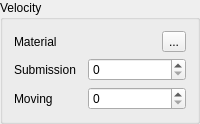
          <widget class="QGroupBox" name="groupVelocity">
           <property name="title">
            <string>Velocity</string>
           </property>
           <layout class="QGridLayout" name="gridLayout_2">
            <item row="1" column="0">
             <widget class="QLabel" name="labelSubmission">
              <property name="text">
               <string>Submission</string>
              </property>
             </widget>
            </item>
            <item row="2" column="0">
             <widget class="QLabel" name="labelMoving">
              <property name="text">
               <string>Moving</string>
              </property>
             </widget>
            </item>
            <item row="1" column="1" colspan="2">
             <widget class="QSpinBox" name="numVeloSubmission">
              <property name="minimumSize">
               <size>
                <width>75</width>
                <height>0</height>
               </size>
              </property>
              <property name="maximum">
               <number>9999</number>
              </property>
             </widget>
            </item>
            <item row="2" column="1" colspan="2">
             <widget class="QSpinBox" name="numVeloMoving">
              <property name="minimumSize">
               <size>
                <width>75</width>
                <height>0</height>
               </size>
              </property>
              <property name="maximum">
               <number>9999</number>
              </property>
             </widget>
            </item>
            <item row="0" column="2">
             <widget class="QToolButton" name="toolCalcVelocity">
              <property name="text">
               <string>...</string>
              </property>
             </widget>
            </item>
            <item row="0" column="0" colspan="2">
             <widget class="QLabel" name="labelMaterial">
              <property name="text">
               <string>Material</string>
              </property>
             </widget>
            </item>
           </layout>
          </widget>
